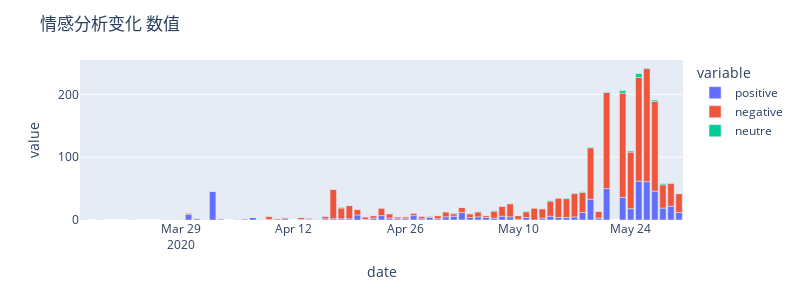
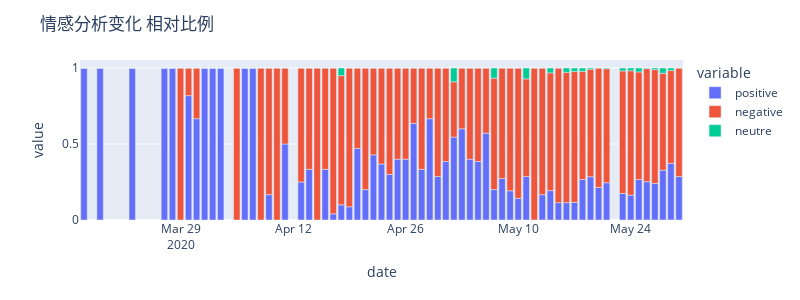
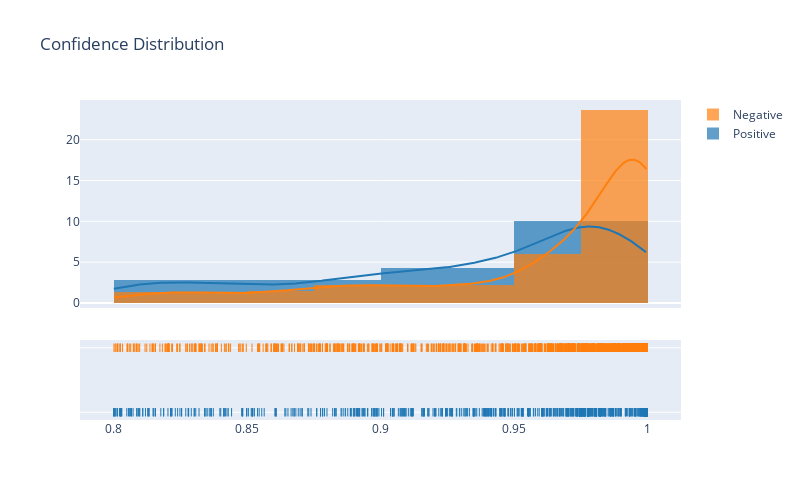

Source (notebook cell) for these figures, in order:
### Code cell
import plotly.figure_factory as ff

df_temp = df[df['confidence'] > 0.8]
# 不同情感的微博每日数量
data = df_temp.groupby('date').agg({
    'positive':'sum',
    'negative':'sum',
    'neutre':'sum',
    })

# data = pd.DataFrame(data.values / data.sum(axis=1).values.reshape(-1,1), index=data.index, columns=data.columns)

data = pd.melt(data.reset_index(), id_vars='date', value_vars=['positive','negative','neutre'])

fig = px.bar(data_frame=data, x='date',y='value',color='variable', )
fig.update_layout(
    height=300,
    width=800,
    title='情感分析变化 数值')
fig.show()

# 不同情感的微博每日比例
data = df_temp.groupby('date').agg({
    'positive':'sum',
    'negative':'sum',
    'neutre':'sum',
    })

data = pd.DataFrame(data.values / data.sum(axis=1).values.reshape(-1,1), index=data.index, columns=data.columns)

data = pd.melt(data.reset_index(), id_vars='date', value_vars=['positive','negative','neutre'])

fig = px.bar(data_frame=data, x='date',y='value',color='variable', )
fig.update_layout(
    height=300,
    width=800,
    title='情感分析变化 相对比例')
fig.show()

# 置信度

fig = ff.create_distplot([df_temp.loc[df_temp['sentiment'] == 2, 'confidence'].values,
                          df_temp.loc[df_temp['sentiment'] == 0, 'confidence'].values], ['Positive', 'Negative'], bin_size=[0.05, .025])
fig.update_layout(width=800, height=500, title='Confidence Distribution')
fig.show()

### Figure 1 — Plotly figure (JSON) as saved in the notebook; plotly's stock layout.template omitted (floating-point values rounded to 4 significant figures)
{"data": [{"alignmentgroup": "True", "hovertemplate": "variable=positive<br>date=%{x}<br>value=%{y}<extra></extra>", "legendgroup": "positive", "marker": {"color": "#636efa"}, "name": "positive", "offsetgroup": "positive", "orientation": "v", "showlegend": true, "textposition": "auto", "type": "bar", "x": ["2020-03-17T00:00:00", "2020-03-19T00:00:00", "2020-03-23T00:00:00", "2020-03-27T00:00:00", "2020-03-28T00:00:00", "2020-03-29T00:00:00", "2020-03-30T00:00:00", "2020-03-31T00:00:00", "2020-04-01T00:00:00", "2020-04-02T00:00:00", "2020-04-03T00:00:00", "2020-04-05T00:00:00", "2020-04-06T00:00:00", "2020-04-07T00:00:00", "2020-04-08T00:00:00", "2020-04-09T00:00:00", "2020-04-10T00:00:00", "2020-04-11T00:00:00", "2020-04-13T00:00:00", "2020-04-14T00:00:00", "2020-04-15T00:00:00", "2020-04-16T00:00:00", "2020-04-17T00:00:00", "2020-04-18T00:00:00", "2020-04-19T00:00:00", "2020-04-20T00:00:00", "2020-04-21T00:00:00", "2020-04-22T00:00:00", "2020-04-23T00:00:00", "2020-04-24T00:00:00", "2020-04-25T00:00:00", "2020-04-26T00:00:00", "2020-04-27T00:00:00", "2020-04-28T00:00:00", "2020-04-29T00:00:00", "2020-04-30T00:00:00", "2020-05-01T00:00:00", "2020-05-02T00:00:00", "2020-05-03T00:00:00", "2020-05-04T00:00:00", "2020-05-05T00:00:00", "2020-05-06T00:00:00", "2020-05-07T00:00:00", "2020-05-08T00:00:00", "2020-05-09T00:00:00", "2020-05-10T00:00:00", "2020-05-11T00:00:00", "2020-05-12T00:00:00", "2020-05-13T00:00:00", "2020-05-14T00:00:00", "2020-05-15T00:00:00", "2020-05-16T00:00:00", "2020-05-17T00:00:00", "2020-05-18T00:00:00", "2020-05-19T00:00:00", "2020-05-20T00:00:00", "2020-05-21T00:00:00", "2020-05-23T00:00:00", "2020-05-24T00:00:00", "2020-05-25T00:00:00", "2020-05-26T00:00:00", "2020-05-27T00:00:00", "2020-05-28T00:00:00", "2020-05-29T00:00:00", "2020-05-30T00:00:00"], "xaxis": "x", "y": [1, 1, 1, 1, 1, 0, 9, 2, 1, 46, 2, 0, 2, 4, 0, 1, 0, 2, 1, 1, 0, 2, 2, 2, 2, 8, 1, 3, 7, 3, 2, 2, 7, 2, 4, 2, 5, 6, 12, 4, 5, 4, 3, 6, 5, 1, 4, 0, 3, 6, 4, 4, 5, 12, 33, 3, 50, 36, 18, 62, 61, 46, 19, 22, 12], "yaxis": "y"}, {"alignmentgroup": "True", "hovertemplate": "variable=negative<br>date=%{x}<br>value=%{y}<extra></extra>", "legendgroup": "negative", "marker": {"color": "#EF553B"}, "name": "negative", "offsetgroup": "negative", "orientation": "v", "showlegend": true, "textposition": "auto", "type": "bar", "x": ["2020-03-17T00:00:00", "2020-03-19T00:00:00", "2020-03-23T00:00:00", "2020-03-27T00:00:00", "2020-03-28T00:00:00", "2020-03-29T00:00:00", "2020-03-30T00:00:00", "2020-03-31T00:00:00", "2020-04-01T00:00:00", "2020-04-02T00:00:00", "2020-04-03T00:00:00", "2020-04-05T00:00:00", "2020-04-06T00:00:00", "2020-04-07T00:00:00", "2020-04-08T00:00:00", "2020-04-09T00:00:00", "2020-04-10T00:00:00", "2020-04-11T00:00:00", "2020-04-13T00:00:00", "2020-04-14T00:00:00", "2020-04-15T00:00:00", "2020-04-16T00:00:00", "2020-04-17T00:00:00", "2020-04-18T00:00:00", "2020-04-19T00:00:00", "2020-04-20T00:00:00", "2020-04-21T00:00:00", "2020-04-22T00:00:00", "2020-04-23T00:00:00", "2020-04-24T00:00:00", "2020-04-25T00:00:00", "2020-04-26T00:00:00", "2020-04-27T00:00:00", "2020-04-28T00:00:00", "2020-04-29T00:00:00", "2020-04-30T00:00:00", "2020-05-01T00:00:00", "2020-05-02T00:00:00", "2020-05-03T00:00:00", "2020-05-04T00:00:00", "2020-05-05T00:00:00", "2020-05-06T00:00:00", "2020-05-07T00:00:00", "2020-05-08T00:00:00", "2020-05-09T00:00:00", "2020-05-10T00:00:00", "2020-05-11T00:00:00", "2020-05-12T00:00:00", "2020-05-13T00:00:00", "2020-05-14T00:00:00", "2020-05-15T00:00:00", "2020-05-16T00:00:00", "2020-05-17T00:00:00", "2020-05-18T00:00:00", "2020-05-19T00:00:00", "2020-05-20T00:00:00", "2020-05-21T00:00:00", "2020-05-23T00:00:00", "2020-05-24T00:00:00", "2020-05-25T00:00:00", "2020-05-26T00:00:00", "2020-05-27T00:00:00", "2020-05-28T00:00:00", "2020-05-29T00:00:00", "2020-05-30T00:00:00"], "xaxis": "x", "y": [0, 0, 0, 0, 0, 1, 2, 1, 0, 0, 0, 1, 0, 0, 1, 5, 2, 2, 3, 2, 1, 4, 47, 17, 21, 9, 4, 4, 12, 7, 3, 3, 4, 4, 2, 5, 8, 4, 8, 6, 8, 3, 11, 16, 21, 6, 9, 19, 15, 24, 31, 30, 37, 32, 82, 11, 153, 166, 90, 165, 180, 143, 37, 36, 30], "yaxis": "y"}, {"alignmentgroup": "True", "hovertemplate": "variable=neutre<br>date=%{x}<br>value=%{y}<extra></extra>", "legendgroup": "neutre", "marker": {"color": "#00cc96"}, "name": "neutre", "offsetgroup": "neutre", "orientation": "v", "showlegend": true, "textposition": "auto", "type": "bar", "x": ["2020-03-17T00:00:00", "2020-03-19T00:00:00", "2020-03-23T00:00:00", "2020-03-27T00:00:00", "2020-03-28T00:00:00", "2020-03-29T00:00:00", "2020-03-30T00:00:00", "2020-03-31T00:00:00", "2020-04-01T00:00:00", "2020-04-02T00:00:00", "2020-04-03T00:00:00", "2020-04-05T00:00:00", "2020-04-06T00:00:00", "2020-04-07T00:00:00", "2020-04-08T00:00:00", "2020-04-09T00:00:00", "2020-04-10T00:00:00", "2020-04-11T00:00:00", "2020-04-13T00:00:00", "2020-04-14T00:00:00", "2020-04-15T00:00:00", "2020-04-16T00:00:00", "2020-04-17T00:00:00", "2020-04-18T00:00:00", "2020-04-19T00:00:00", "2020-04-20T00:00:00", "2020-04-21T00:00:00", "2020-04-22T00:00:00", "2020-04-23T00:00:00", "2020-04-24T00:00:00", "2020-04-25T00:00:00", "2020-04-26T00:00:00", "2020-04-27T00:00:00", "2020-04-28T00:00:00", "2020-04-29T00:00:00", "2020-04-30T00:00:00", "2020-05-01T00:00:00", "2020-05-02T00:00:00", "2020-05-03T00:00:00", "2020-05-04T00:00:00", "2020-05-05T00:00:00", "2020-05-06T00:00:00", "2020-05-07T00:00:00", "2020-05-08T00:00:00", "2020-05-09T00:00:00", "2020-05-10T00:00:00", "2020-05-11T00:00:00", "2020-05-12T00:00:00", "2020-05-13T00:00:00", "2020-05-14T00:00:00", "2020-05-15T00:00:00", "2020-05-16T00:00:00", "2020-05-17T00:00:00", "2020-05-18T00:00:00", "2020-05-19T00:00:00", "2020-05-20T00:00:00", "2020-05-21T00:00:00", "2020-05-23T00:00:00", "2020-05-24T00:00:00", "2020-05-25T00:00:00", "2020-05-26T00:00:00", "2020-05-27T00:00:00", "2020-05-28T00:00:00", "2020-05-29T00:00:00", "2020-05-30T00:00:00"], "xaxis": "x", "y": [0, 0, 0, 0, 0, 0, 0, 0, 0, 0, 0, 0, 0, 0, 0, 0, 0, 0, 0, 0, 0, 0, 0, 1, 0, 0, 0, 0, 0, 0, 0, 0, 0, 0, 0, 0, 0, 1, 0, 0, 0, 0, 1, 0, 0, 0, 1, 0, 0, 1, 0, 1, 1, 1, 1, 0, 1, 4, 2, 6, 1, 2, 2, 1, 0], "yaxis": "y"}], "layout": {"barmode": "relative", "height": 300, "legend": {"title": {"text": "variable"}, "tracegroupgap": 0}, "margin": {"t": 60}, "title": {"text": "情感分析变化 数值"}, "width": 800, "xaxis": {"anchor": "y", "domain": [0, 1], "title": {"text": "date"}}, "yaxis": {"anchor": "x", "domain": [0, 1], "title": {"text": "value"}}}}

### Figure 2 — Plotly figure (JSON) as saved in the notebook; plotly's stock layout.template omitted (floating-point values rounded to 4 significant figures)
{"data": [{"alignmentgroup": "True", "hovertemplate": "variable=positive<br>date=%{x}<br>value=%{y}<extra></extra>", "legendgroup": "positive", "marker": {"color": "#636efa"}, "name": "positive", "offsetgroup": "positive", "orientation": "v", "showlegend": true, "textposition": "auto", "type": "bar", "x": ["2020-03-17T00:00:00", "2020-03-19T00:00:00", "2020-03-23T00:00:00", "2020-03-27T00:00:00", "2020-03-28T00:00:00", "2020-03-29T00:00:00", "2020-03-30T00:00:00", "2020-03-31T00:00:00", "2020-04-01T00:00:00", "2020-04-02T00:00:00", "2020-04-03T00:00:00", "2020-04-05T00:00:00", "2020-04-06T00:00:00", "2020-04-07T00:00:00", "2020-04-08T00:00:00", "2020-04-09T00:00:00", "2020-04-10T00:00:00", "2020-04-11T00:00:00", "2020-04-13T00:00:00", "2020-04-14T00:00:00", "2020-04-15T00:00:00", "2020-04-16T00:00:00", "2020-04-17T00:00:00", "2020-04-18T00:00:00", "2020-04-19T00:00:00", "2020-04-20T00:00:00", "2020-04-21T00:00:00", "2020-04-22T00:00:00", "2020-04-23T00:00:00", "2020-04-24T00:00:00", "2020-04-25T00:00:00", "2020-04-26T00:00:00", "2020-04-27T00:00:00", "2020-04-28T00:00:00", "2020-04-29T00:00:00", "2020-04-30T00:00:00", "2020-05-01T00:00:00", "2020-05-02T00:00:00", "2020-05-03T00:00:00", "2020-05-04T00:00:00", "2020-05-05T00:00:00", "2020-05-06T00:00:00", "2020-05-07T00:00:00", "2020-05-08T00:00:00", "2020-05-09T00:00:00", "2020-05-10T00:00:00", "2020-05-11T00:00:00", "2020-05-12T00:00:00", "2020-05-13T00:00:00", "2020-05-14T00:00:00", "2020-05-15T00:00:00", "2020-05-16T00:00:00", "2020-05-17T00:00:00", "2020-05-18T00:00:00", "2020-05-19T00:00:00", "2020-05-20T00:00:00", "2020-05-21T00:00:00", "2020-05-23T00:00:00", "2020-05-24T00:00:00", "2020-05-25T00:00:00", "2020-05-26T00:00:00", "2020-05-27T00:00:00", "2020-05-28T00:00:00", "2020-05-29T00:00:00", "2020-05-30T00:00:00"], "xaxis": "x", "y": [1, 1, 1, 1, 1, 0, 0.8182, 0.6667, 1, 1, 1, 0, 1, 1, 0, 0.1667, 0, 0.5, 0.25, 0.3333, 0, 0.3333, 0.04082, 0.1, 0.08696, 0.4706, 0.2, 0.4286, 0.3684, 0.3, 0.4, 0.4, 0.6364, 0.3333, 0.6667, 0.2857, 0.3846, 0.5455, 0.6, 0.4, 0.3846, 0.5714, 0.2, 0.2727, 0.1923, 0.1429, 0.2857, 0, 0.1667, 0.1935, 0.1143, 0.1143, 0.1163, 0.2667, 0.2845, 0.2143, 0.2451, 0.1748, 0.1636, 0.2661, 0.2521, 0.2408, 0.3276, 0.3729, 0.2857], "yaxis": "y"}, {"alignmentgroup": "True", "hovertemplate": "variable=negative<br>date=%{x}<br>value=%{y}<extra></extra>", "legendgroup": "negative", "marker": {"color": "#EF553B"}, "name": "negative", "offsetgroup": "negative", "orientation": "v", "showlegend": true, "textposition": "auto", "type": "bar", "x": ["2020-03-17T00:00:00", "2020-03-19T00:00:00", "2020-03-23T00:00:00", "2020-03-27T00:00:00", "2020-03-28T00:00:00", "2020-03-29T00:00:00", "2020-03-30T00:00:00", "2020-03-31T00:00:00", "2020-04-01T00:00:00", "2020-04-02T00:00:00", "2020-04-03T00:00:00", "2020-04-05T00:00:00", "2020-04-06T00:00:00", "2020-04-07T00:00:00", "2020-04-08T00:00:00", "2020-04-09T00:00:00", "2020-04-10T00:00:00", "2020-04-11T00:00:00", "2020-04-13T00:00:00", "2020-04-14T00:00:00", "2020-04-15T00:00:00", "2020-04-16T00:00:00", "2020-04-17T00:00:00", "2020-04-18T00:00:00", "2020-04-19T00:00:00", "2020-04-20T00:00:00", "2020-04-21T00:00:00", "2020-04-22T00:00:00", "2020-04-23T00:00:00", "2020-04-24T00:00:00", "2020-04-25T00:00:00", "2020-04-26T00:00:00", "2020-04-27T00:00:00", "2020-04-28T00:00:00", "2020-04-29T00:00:00", "2020-04-30T00:00:00", "2020-05-01T00:00:00", "2020-05-02T00:00:00", "2020-05-03T00:00:00", "2020-05-04T00:00:00", "2020-05-05T00:00:00", "2020-05-06T00:00:00", "2020-05-07T00:00:00", "2020-05-08T00:00:00", "2020-05-09T00:00:00", "2020-05-10T00:00:00", "2020-05-11T00:00:00", "2020-05-12T00:00:00", "2020-05-13T00:00:00", "2020-05-14T00:00:00", "2020-05-15T00:00:00", "2020-05-16T00:00:00", "2020-05-17T00:00:00", "2020-05-18T00:00:00", "2020-05-19T00:00:00", "2020-05-20T00:00:00", "2020-05-21T00:00:00", "2020-05-23T00:00:00", "2020-05-24T00:00:00", "2020-05-25T00:00:00", "2020-05-26T00:00:00", "2020-05-27T00:00:00", "2020-05-28T00:00:00", "2020-05-29T00:00:00", "2020-05-30T00:00:00"], "xaxis": "x", "y": [0, 0, 0, 0, 0, 1, 0.1818, 0.3333, 0, 0, 0, 1, 0, 0, 1, 0.8333, 1, 0.5, 0.75, 0.6667, 1, 0.6667, 0.9592, 0.85, 0.913, 0.5294, 0.8, 0.5714, 0.6316, 0.7, 0.6, 0.6, 0.3636, 0.6667, 0.3333, 0.7143, 0.6154, 0.3636, 0.4, 0.6, 0.6154, 0.4286, 0.7333, 0.7273, 0.8077, 0.8571, 0.6429, 1, 0.8333, 0.7742, 0.8857, 0.8571, 0.8605, 0.7111, 0.7069, 0.7857, 0.75, 0.8058, 0.8182, 0.7082, 0.7438, 0.7487, 0.6379, 0.6102, 0.7143], "yaxis": "y"}, {"alignmentgroup": "True", "hovertemplate": "variable=neutre<br>date=%{x}<br>value=%{y}<extra></extra>", "legendgroup": "neutre", "marker": {"color": "#00cc96"}, "name": "neutre", "offsetgroup": "neutre", "orientation": "v", "showlegend": true, "textposition": "auto", "type": "bar", "x": ["2020-03-17T00:00:00", "2020-03-19T00:00:00", "2020-03-23T00:00:00", "2020-03-27T00:00:00", "2020-03-28T00:00:00", "2020-03-29T00:00:00", "2020-03-30T00:00:00", "2020-03-31T00:00:00", "2020-04-01T00:00:00", "2020-04-02T00:00:00", "2020-04-03T00:00:00", "2020-04-05T00:00:00", "2020-04-06T00:00:00", "2020-04-07T00:00:00", "2020-04-08T00:00:00", "2020-04-09T00:00:00", "2020-04-10T00:00:00", "2020-04-11T00:00:00", "2020-04-13T00:00:00", "2020-04-14T00:00:00", "2020-04-15T00:00:00", "2020-04-16T00:00:00", "2020-04-17T00:00:00", "2020-04-18T00:00:00", "2020-04-19T00:00:00", "2020-04-20T00:00:00", "2020-04-21T00:00:00", "2020-04-22T00:00:00", "2020-04-23T00:00:00", "2020-04-24T00:00:00", "2020-04-25T00:00:00", "2020-04-26T00:00:00", "2020-04-27T00:00:00", "2020-04-28T00:00:00", "2020-04-29T00:00:00", "2020-04-30T00:00:00", "2020-05-01T00:00:00", "2020-05-02T00:00:00", "2020-05-03T00:00:00", "2020-05-04T00:00:00", "2020-05-05T00:00:00", "2020-05-06T00:00:00", "2020-05-07T00:00:00", "2020-05-08T00:00:00", "2020-05-09T00:00:00", "2020-05-10T00:00:00", "2020-05-11T00:00:00", "2020-05-12T00:00:00", "2020-05-13T00:00:00", "2020-05-14T00:00:00", "2020-05-15T00:00:00", "2020-05-16T00:00:00", "2020-05-17T00:00:00", "2020-05-18T00:00:00", "2020-05-19T00:00:00", "2020-05-20T00:00:00", "2020-05-21T00:00:00", "2020-05-23T00:00:00", "2020-05-24T00:00:00", "2020-05-25T00:00:00", "2020-05-26T00:00:00", "2020-05-27T00:00:00", "2020-05-28T00:00:00", "2020-05-29T00:00:00", "2020-05-30T00:00:00"], "xaxis": "x", "y": [0, 0, 0, 0, 0, 0, 0, 0, 0, 0, 0, 0, 0, 0, 0, 0, 0, 0, 0, 0, 0, 0, 0, 0.05, 0, 0, 0, 0, 0, 0, 0, 0, 0, 0, 0, 0, 0, 0.09091, 0, 0, 0, 0, 0.06667, 0, 0, 0, 0.07143, 0, 0, 0.03226, 0, 0.02857, 0.02326, 0.02222, 0.008621, 0, 0.004902, 0.01942, 0.01818, 0.02575, 0.004132, 0.01047, 0.03448, 0.01695, 0], "yaxis": "y"}], "layout": {"barmode": "relative", "height": 300, "legend": {"title": {"text": "variable"}, "tracegroupgap": 0}, "margin": {"t": 60}, "title": {"text": "情感分析变化 相对比例"}, "width": 800, "xaxis": {"anchor": "y", "domain": [0, 1], "title": {"text": "date"}}, "yaxis": {"anchor": "x", "domain": [0, 1], "title": {"text": "value"}}}}

### Figure 3 — Plotly figure (JSON) as saved in the notebook; plotly's stock layout.template omitted (floating-point values rounded to 4 significant figures; data arrays with more than 128 entries replaced by an {"elided": "..."} marker saying what was removed)
{"data": [{"autobinx": false, "histnorm": "probability density", "legendgroup": "Positive", "marker": {"color": "rgb(31, 119, 180)"}, "name": "Positive", "opacity": 0.7, "type": "histogram", "x": {"elided": "576 float values"}, "xaxis": "x", "xbins": {"end": 0.9999, "size": 0.05, "start": 0.8001}, "yaxis": "y"}, {"autobinx": false, "histnorm": "probability density", "legendgroup": "Negative", "marker": {"color": "rgb(255, 127, 14)"}, "name": "Negative", "opacity": 0.7, "type": "histogram", "x": {"elided": "1548 float values"}, "xaxis": "x", "xbins": {"end": 1.0, "size": 0.025, "start": 0.8002}, "yaxis": "y"}, {"legendgroup": "Positive", "marker": {"color": "rgb(31, 119, 180)"}, "mode": "lines", "name": "Positive", "showlegend": false, "type": "scatter", "x": {"elided": "500 float values"}, "xaxis": "x", "y": {"elided": "500 float values"}, "yaxis": "y"}, {"legendgroup": "Negative", "marker": {"color": "rgb(255, 127, 14)"}, "mode": "lines", "name": "Negative", "showlegend": false, "type": "scatter", "x": {"elided": "500 float values"}, "xaxis": "x", "y": {"elided": "500 float values"}, "yaxis": "y"}, {"legendgroup": "Positive", "marker": {"color": "rgb(31, 119, 180)", "symbol": "line-ns-open"}, "mode": "markers", "name": "Positive", "showlegend": false, "type": "scatter", "x": {"elided": "576 float values"}, "xaxis": "x", "y": {"elided": "576 str values"}, "yaxis": "y2"}, {"legendgroup": "Negative", "marker": {"color": "rgb(255, 127, 14)", "symbol": "line-ns-open"}, "mode": "markers", "name": "Negative", "showlegend": false, "type": "scatter", "x": {"elided": "1548 float values"}, "xaxis": "x", "y": {"elided": "1548 str values"}, "yaxis": "y2"}], "layout": {"barmode": "overlay", "height": 500, "hovermode": "closest", "legend": {"traceorder": "reversed"}, "title": {"text": "Confidence Distribution"}, "width": 800, "xaxis": {"anchor": "y2", "domain": [0, 1], "zeroline": false}, "yaxis": {"anchor": "free", "domain": [0.35, 1], "position": 0}, "yaxis2": {"anchor": "x", "domain": [0, 0.25], "dtick": 1, "showticklabels": false}}}
